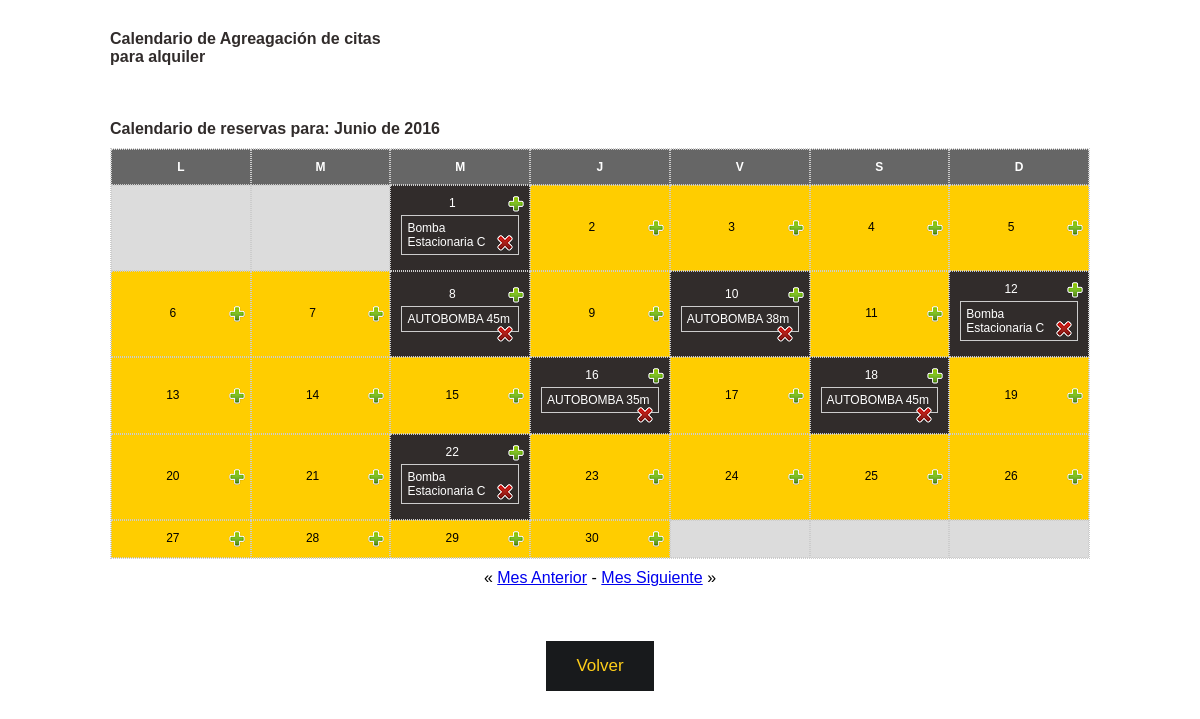
The app's page /php/calendario/calendario.php?fecha=2016-06-01 with its own data.
### tables this page shows
CREATE TABLE IF NOT EXISTS `reservacion` (
  `id` int(255) NOT NULL AUTO_INCREMENT COMMENT 'Numero asignado de manera autoincrementable a cada agendamiento.',
  `Email` varchar(80) NOT NULL COMMENT 'Correo electrónico del usuario.',
  `fecha` date NOT NULL COMMENT 'Fecha en la que se realizó el agendamiento.',
  `descripcion` text NOT NULL COMMENT 'Bomba que se reserva.',
  `Activo` tinyint(1) NOT NULL COMMENT 'Valor que define si es o no visible la información en el aplicativo.',
  `relacionar` varchar(45) NOT NULL COMMENT 'Campo que relaciona las distintas tablas.',
  PRIMARY KEY (`id`)
);

### php/calendario/calendario.php (the view, shortened to what this page needs)
<html xmlns="http://www.w3.org/1999/xhtml">
	<head>
        <link rel="stylesheet" type="text/css" href="../../css/button.css" />
	</head>
<body>
	<div id="agenda">
<h2>Calendario de Agreagaci&oacute;n de citas<br>
  para alquiler
</h2>
<p>&nbsp;</p>
<p>&nbsp;</p>
<p>&nbsp;</p>
		<p>
		  <?php
			function fecha ($valor)
			{
				$timer = explode(" ",$valor);
				$fecha = explode("-",$timer[0]);
				$fechex = $fecha[2]."/".$fecha[1]."/".$fecha[0];
				return $fechex;
			}
			if (!isset($_GET["fecha"]))
			{
				$mesactual=intval(date("m"));
				if ($mesactual<10) $elmes="0".$mesactual;
				else $elmes=$mesactual;
				$elanio=date("Y");
			}
			else
			{
				$cortefecha=explode("-",$_GET["fecha"]);
				$mesactual=intval($cortefecha[1]);
				if ($mesactual<10) $elmes="0".$mesactual;
				else $elmes=$mesactual;
				$elanio=$cortefecha[0];
			}
			$primeromes=date("N",mktime(0,0,0,$mesactual,1,$elanio));
			if (!isset($_GET["mes"])) $hoy=date("Y-m-d");
			else $hoy=$_GET["ano"]."-".$_GET["mes"]."-01";
			if (($elanio % 4 == 0) && (($elanio % 100 != 0) || ($elanio % 400 == 0))) $dias=array("","31","29","31","30","31","30","31","31","30","31","30","31");
			else $dias=array("","31","28","31","30","31","30","31","31","30","31","30","31");
			$eventos=array();
			$q1="select * from reservacion where month(fecha)='".$elmes."' and year(fecha)='".$elanio."'";
			$r1=mysql_query($q1);
			if ($f1=mysql_fetch_array($r1))
			{
				$h=0;
				do
				{
					$eventos[$h]=$f1["fecha"];
					$h+=1;
				}
				while($f1=mysql_fetch_array($r1));
			}
			$meses=array("","Enero","Febrero","Marzo","Abril","Mayo","Junio","Julio","Agosto","Septiembre","Octubre","Noviembre","Diciembre");
			$diasantes=$primeromes-1;
			$diasdespues=42;
			$tope=$dias[$mesactual]+$diasantes;
			if ($tope%7!=0) $totalfilas=intval(($tope/7)+1);
			else $totalfilas=intval(($tope/7));
			echo "<h2>Calendario de reservas para: ".$meses[$mesactual]." de ".$elanio."</h2>";
			echo "<table class='calendario' cellspacing='0' cellpadding='0'>";
			echo "<tr><th>L</th><th>M</th><th>M</th><th>J</th><th>V</th><th>S</th><th>D</th></tr><tr>";
			$j=1;
			$filita=0;
			for ($i=1;$i<=$diasdespues;$i++)
			{
				if ($filita<$totalfilas)
				{
				if ($i>=$primeromes && $i<=$tope)
				{
					echo "<td";
					if ($j<10) $dd="0".$j;else $dd=$j;
					$compuesta=$elanio."-$elmes-$dd";
					if (count($eventos)>0 && in_array($compuesta,$eventos,true)) {echo " class=' evento";$noagregar=true;}
					else {echo " class='activa";$noagregar=false;}
					if ($hoy==$compuesta) echo " hoy";
					if ($noagregar==false) echo "'>$j<a href='javascript:mostrar(\"evento$j\")' title='Crear una reservación el ".fecha($compuesta)."' class='vtip'><img src='add.png' /></a><form id='evento$j' method='post' action='".$_SERVER["PHP_SELF"]."' style='display:none'><input type='text' name='titulo' class='text' /><input type='Submit' name='Enviar' value='Guardar' class='enviar' /><input type='hidden' name='guardarevento' value='Si' /><input type='hidden' name='fecha' value='$compuesta' /></form>";
					else echo "'>$j<a href='javascript:mostrar(\"evento$j\")' title='Agregar una reservación el ".fecha($compuesta)."' class='vtip'><img src='add.png' /></a><form id='evento$j' method='post' action='".$_SERVER["PHP_SELF"]."' style='display:none'><input type='text' name='titulos' class='text' /><input type='Submit' name='Enviar' value='Guardar' class='enviar' /><input type='hidden' name='addevent' value='Si' /><input type='hidden' name='fechas' value='$compuesta' /></form>";
					$sqlevent="select * from reservacion where fecha='".$compuesta."' order by id";
					$revent=mysql_query($sqlevent);
					while($rowevent=mysql_fetch_array($revent))
					{
						echo "<p>$rowevent[descripcion]<a href='".$_SERVER["PHP_SELF"]."?borrarevento=".$rowevent["id"]."' onClick=\"return confirm('&iquest;Confirmas la eliminaci&oacute;n de la reservación?')\" title='Eliminar esta reservación del ".fecha($compuesta)."' class='vtip'><img src='delete.png' /></a></p>";
					}
					echo "</td>";
					$j+=1;
				}
				else echo "<td class='desactivada'>&nbsp;</td>";
				if ($i==7 || $i==14 || $i==21 || $i==28 || $i==35 || $i==42) {echo "<tr>";$filita+=1;}
				}
			}
			echo "</table>";
			$mesanterior=date("Y-m-d",mktime(0,0,0,$mesactual-1,01,$elanio));
			$messiguiente=date("Y-m-d",mktime(0,0,0,$mesactual+1,01,$elanio));
			echo "<p>&laquo; <a href='".$_SERVER["PHP_SELF"]."?fecha=$mesanterior'>Mes Anterior</a> - <a href='".$_SERVER["PHP_SELF"]."?fecha=$messiguiente'>Mes Siguiente</a> &raquo;</p>";
			?>
</p>
		<p>&nbsp; </p>
<p>&nbsp; </p>
<p>&nbsp;</p>
<form name="form3" method="post" action="../clientePage.php">
   <p align="center">
     <a href="../clientePage.php">
     <button class="button button-ps" input type="submit" onClick="this.form.action = '../clientePage.php'" id="button3" value="Ingresar">Volver</button>
     </a>
  </p>
</form>
</body>
</html>

### css/button.css (style rules this page uses)
.button, .button:visited, .button:focus { display:inline-block; border:1px solid #181A1C; color:#181A1C; background-color:transparent; padding:15px 30px; font-size:17px; line-height:auto; }
.button-ps, .button-ps:visited, .button-ps:focus { border:none; background-color:#181A1C; color:#FECE1A; }

### php/calendario/calendario.php (style rules this page uses)
* { margin: 0;padding: 0;font-family:Helvetica, Arial, Tahoma, sans-serif; }
html,body { height:100%;width:100%;outline:0;overflow:hidden }
body { text-align:center;margin:0;width:100%;height:100%;overflow:hidden;background:#fff;padding:30px 0 }
#agenda { margin:10px;width:980px;margin:0 auto }
#agenda h2 { text-align:left;margin:0;font-size:1em;color:#312c2b }
#agenda table.calendario { margin:10px auto;width:100%;border:1px dotted #ccc;font-size:12px; }
.calendario th { border:1px dotted #ccc;font-weight:bold;background:#666;color:white;padding:10px 5px; }
.calendario td { padding:10px 5px;text-align:center;border:1px dotted #ccc;width:100px;white-space:pre-line; }
.calendario td p { margin:5px;font-size:12px;border:1px solid #ccc;text-align:left;padding:5px }
.calendario td.desactivada { background:#dcdcdc; }
.calendario td.activa { background:#FFCD00; }
.calendario td.evento { background:#312c2b;color:white }
.calendario td img { vertical-align:middle;float:right;border:0;width:16px;height:16px }
.vtip { cursor:pointer; }

### records on screen
reservacion: descripcion "Bomba Estacionaria C"
reservacion: descripcion "AUTOBOMBA 45m"
reservacion: descripcion "AUTOBOMBA 38m"
reservacion: descripcion "Bomba Estacionaria C"
reservacion: descripcion "AUTOBOMBA 35m"
reservacion: descripcion "AUTOBOMBA 45m"
reservacion: descripcion "Bomba Estacionaria C"

### other values on screen
$meses[$mesactual] "Junio"
$elanio "2016"
